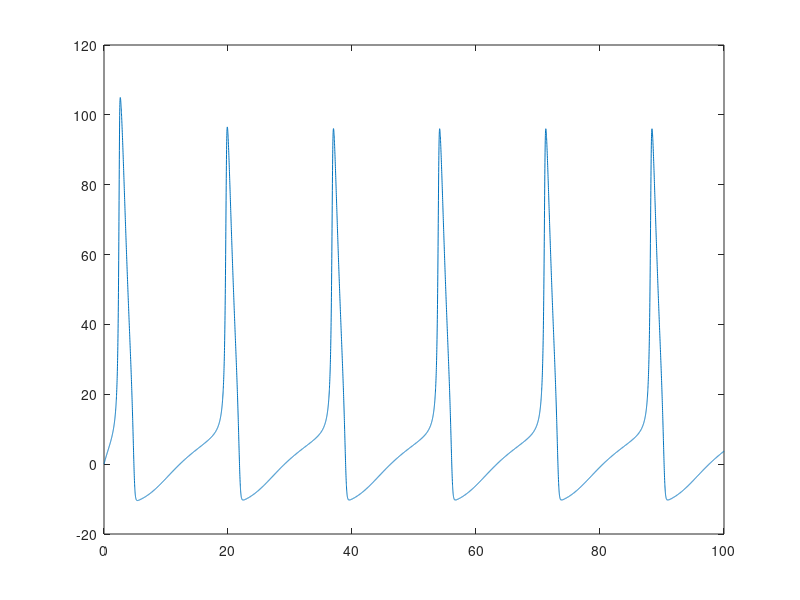

The MATLAB source for this figure:
clc
clear

C=1;

gNa = 120; gK = 36; gL = .3;
vNa = 115; vK = - 12; vL =  10.6; % neocortical pyramidal neurons 

current=7;

dt=.01;

in=0;fn=100;

endstep=((fn-in)/dt);
tspan = in:dt:fn;



              v(1) = 0;
             Inoise(1)=0;
             
              alpha_n(1)=(0.01.*(10-0))/((exp((10-0)/10)-1));
              beta_n(1)=0.125.*(exp(-0/80));
                                          
              alpha_m(1)=(.1.*(25-0))/((exp((25-0)/10)-1));
              beta_m(1)=4.*(exp(-0/18));
                alpha_h(1)=0.07*(exp(0/20));
               beta_h(1)=1/((exp((30-0)/10)+1));                        
            
             
              n(1)=(alpha_n(1)/(alpha_n(1)+beta_n(1)));
              m(1)=(alpha_m(1)/(alpha_m(1)+beta_m(1)));
              h(1)=(alpha_h(1)/(alpha_h(1)+beta_h(1))); 
% 
%               alpha_n(1)=0;
%               alpha_m(1)=0;
%               beta_m(1)=0;
%               alpha_h(1)=0;
%               beta_h(1)=0;
% 
%               n(1)=0.;
%                m(1)=0.0;
%                h(1)=0.;
%     
D=20;
   noise=wgn(1,endstep+1,1); 
   
    for i=1:endstep        
        
        
                                          alpha_n(i)=(0.01*(10-v(i)))/((exp((10-v(i))/10)-1));
                                          beta_n(i)=0.125*(exp(-v(i)/80));
                                          
                                          alpha_m(i)=(.1*(25-v(i)))/((exp((25-v(i))/10)-1));
                                          beta_m(i)=4*(exp(-v(i)/18));
                                          
                                          alpha_h(i)=0.07*(exp(-v(i)/20));
                                          beta_h(i)=1/((exp((30-v(i))/10)+1));
                                          
                                          n(i+1)=n(i)+dt*(alpha_n(i)*(1-n(i))-beta_n(i)*n(i));
                                          m(i+1)=m(i)+dt*(alpha_m(i)*(1-m(i))-beta_m(i)*m(i));
                                          h(i+1)=h(i)+dt*(alpha_h(i)*(1-h(i))-beta_h(i)*h(i));
                                          
                                          Inoise(i+1)=Inoise(i)+(dt/2)*(-Inoise(i))+(sqrt(dt*(2*D)))*noise(i);
                                          
                                          INa(i)=(gNa)*(m(i)^3)*h(i)*(v(i)-vNa);
                                           IK(i)=(gK)*(n(i)^4)*(v(i)-vK);
                                           IL(i)=(gL)*(v(i)-vL);
                                      
                                      
                                           v(i+1)=v(i)+(dt/(C))*(-INa(i)-IK(i)-IL(i)+current+0*Inoise(i));
                                           
       
     end;


plot(tspan,v)

% f=Spike(v,endstep);
% p=numel(f);
% 
            p=1;
            for k=1:endstep-1
                   %if v(k)<-5 && v(k+1)>-5 && abs(v(k)-v(k+1))<.1
                   if v(k)*v(k+1)<0 && v(k)>0
                       f(p)=k;
                       p=p+1;
                   end 
            end
            if(p < 5)
            fer=0;
            else
            mm=(f(p-1)-f(1))/(p-2);
            fer=1/(dt.*mm);
            end
            T=1/fer